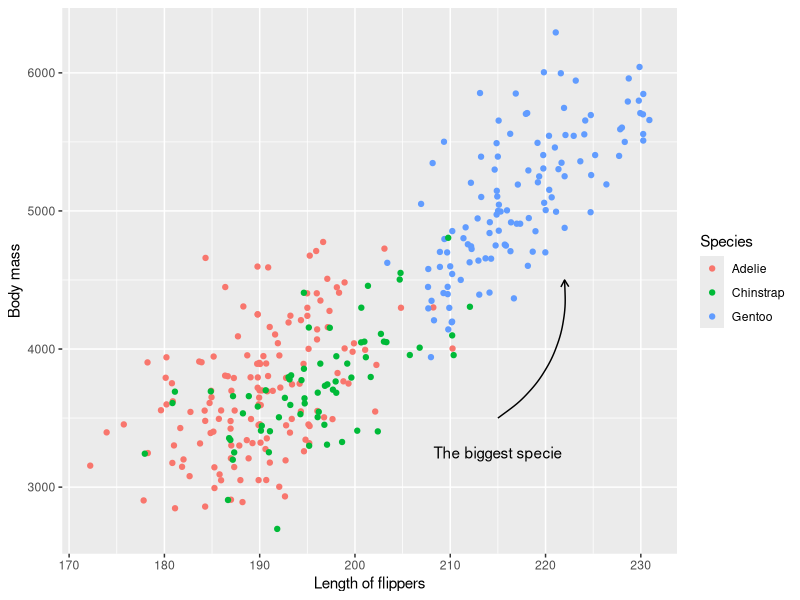
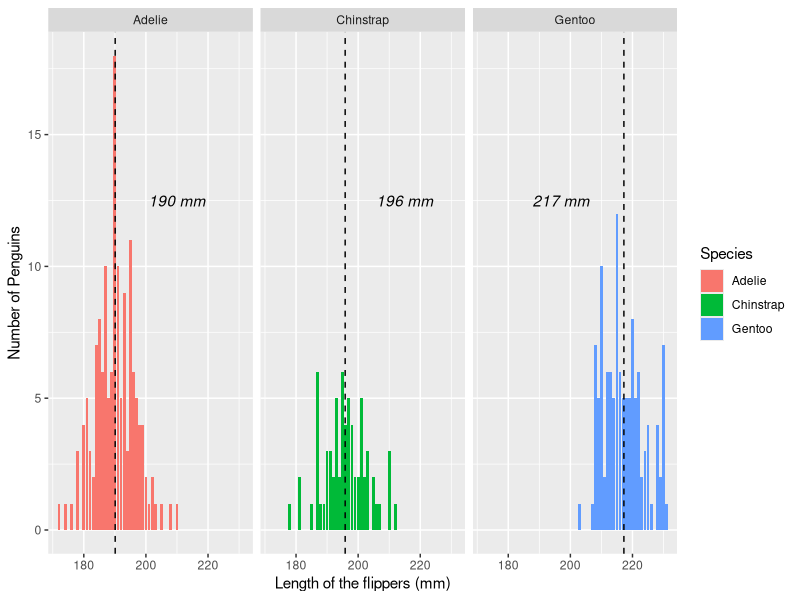
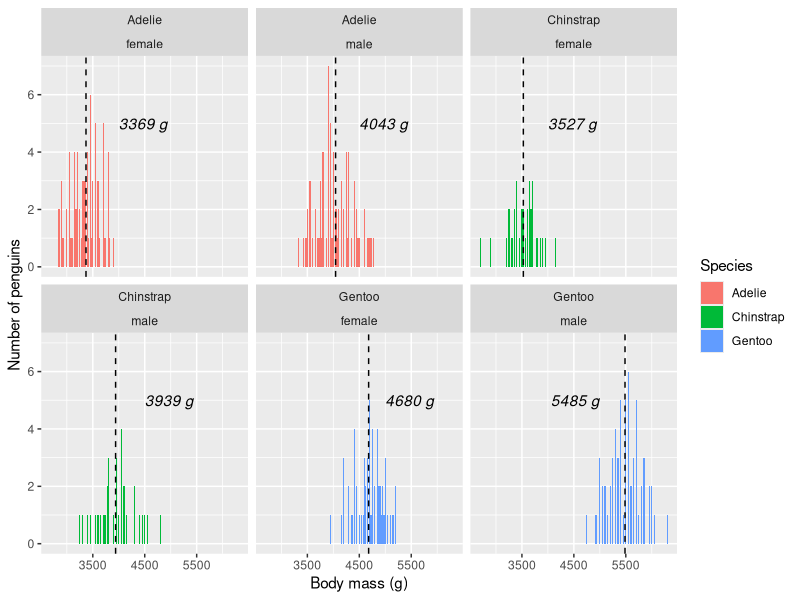

Recreate these plots in R, in order.
## ---- chunk 1
if (!require('ggplot2')) install.packages('ggplot2'); library('ggplot2')
if (!require('palmerpenguins')) install.packages('palmerpenguins'); library('palmerpenguins')
if (!require('knitr')) install.packages('knitr'); library('knitr')
if (!require('dplyr')) install.packages('dplyr'); library('dplyr')
if (!require('tidyr')) install.packages('tidyr'); library('tidyr')
## ---- chunk 2
inhabited_islands <- penguins %>% group_by(species) %>% summarize(unique(island))
inhabited_islands_df <- data.frame(inhabited_islands)
colnames(inhabited_islands_df) <- c("Species", "Island of Residence")
kable(inhabited_islands_df)
## ---- chunk 3
penguins %>% drop_na() %>% ggplot() + 
  geom_jitter(mapping=aes(y=body_mass_g, x=flipper_length_mm, color=species)) + 
  xlab("Length of flippers") + ylab("Body mass") + labs(color="Species") + 
  annotate(geom = "curve", x = 215, y = 3500, xend = 222, yend = 4500, 
    curvature = .3, arrow = arrow(length = unit(2, "mm"))) + 
  annotate(geom= "text", x=215, y=3250, label="The biggest specie")
## ---- chunk 4
   messages_df <- data.frame(label = c("190 mm", "196 mm", "217 mm"),
                            species = c("Adelie", "Chinstrap", "Gentoo"),
                            xcord = c(210, 215, 197),
                            ycord= c(12.5, 12.5, 12.5)
  )
  flippers_mean <- penguins %>% drop_na() %>% group_by(species) %>% summarize(mean_of_flippers = mean(flipper_length_mm))
  
  penguins %>% drop_na() %>% ggplot() + geom_bar(mapping=aes(x=flipper_length_mm, fill=species)) + facet_wrap(~species) + 
geom_vline(data=flippers_mean, mapping=aes(xintercept=mean_of_flippers), color = "black", linetype="dashed") +
labs(y="Number of Penguins", x="Length of the flippers (mm)", fill="Species") + 
geom_text(data= messages_df, mapping=aes(x = xcord, y = ycord, label = label, fontface="italic"), color="black")
## ---- chunk 5
penguins_mean_weight_df <- data.frame(species = c("Adelie", "Adelie", "Chinstrap", "Chinstrap", "Gentoo", "Gentoo"),
                                      sex = c("female", "male", "female", "male", "female", "male"),
                                      mean_weight_label = c("3369 g", "4043 g", "3527 g", "3939 g", "4680 g", "5485 g"),
                                      xcord = c(4000, 4500, 4000, 4500, 5000, 5000),
                                      ycord = c(5, 5, 5, 5, 5, 5),
                                      adjustment= c(0, 0, 0, 0, 0, 1 )
                                     )

penguins_mean_weight_line <- penguins %>% drop_na() %>% group_by(species, sex) %>% summarize(mean_weight = mean(body_mass_g))

penguins %>%  drop_na() %>% ggplot() + geom_bar(mapping=aes(x=body_mass_g, fill=species)) + 
  facet_wrap(vars(species, sex)) + labs(y="Number of penguins", x="Body mass (g)", fill="Species") + 
  geom_vline(data=penguins_mean_weight_line, mapping=aes(xintercept=mean_weight), color="black", linetype="dashed") + geom_text(data=penguins_mean_weight_df, mapping=aes(x = xcord, y= ycord, label = mean_weight_label, hjust = adjustment), color="black", fontface="italic")
